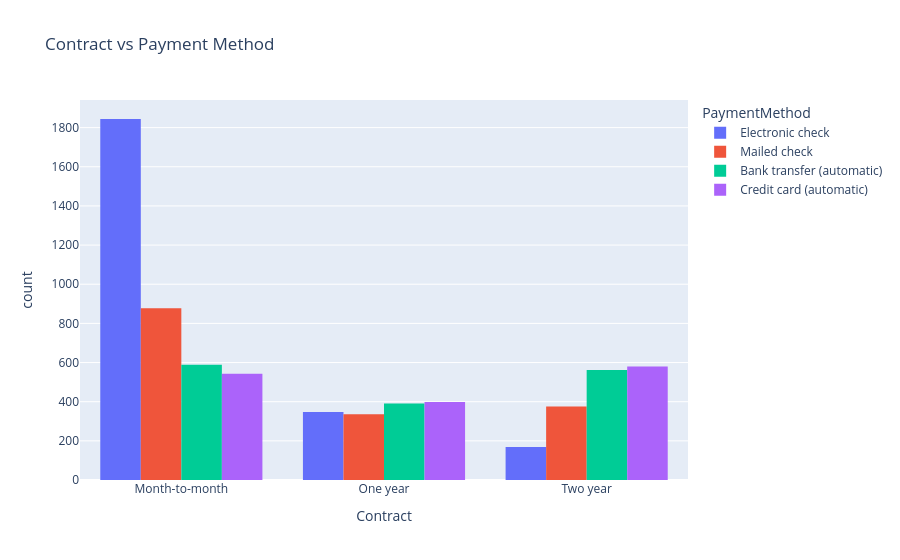

The notebook cell saved with this chart:
### Markdown cell above
* Customers with low total charges (0-2000$) have the highest churn rate

### Code cell
px.histogram(df, x='Contract', color='PaymentMethod', barmode='group',
                    title='Contract vs Payment Method')

### Figure 1 — Plotly figure (JSON) as saved in the notebook; plotly's stock layout.template omitted (floating-point values rounded to 4 significant figures; data arrays with more than 128 entries replaced by an {"elided": "..."} marker saying what was removed)
{"data": [{"alignmentgroup": "True", "bingroup": "x", "hovertemplate": "PaymentMethod=Electronic check<br>Contract=%{x}<br>count=%{y}<extra></extra>", "legendgroup": "Electronic check", "marker": {"color": "#636efa", "pattern": {"shape": ""}}, "name": "Electronic check", "offsetgroup": "Electronic check", "orientation": "v", "showlegend": true, "type": "histogram", "x": {"elided": "2359 str values"}, "xaxis": "x", "yaxis": "y"}, {"alignmentgroup": "True", "bingroup": "x", "hovertemplate": "PaymentMethod=Mailed check<br>Contract=%{x}<br>count=%{y}<extra></extra>", "legendgroup": "Mailed check", "marker": {"color": "#EF553B", "pattern": {"shape": ""}}, "name": "Mailed check", "offsetgroup": "Mailed check", "orientation": "v", "showlegend": true, "type": "histogram", "x": {"elided": "1588 str values"}, "xaxis": "x", "yaxis": "y"}, {"alignmentgroup": "True", "bingroup": "x", "hovertemplate": "PaymentMethod=Bank transfer (automatic)<br>Contract=%{x}<br>count=%{y}<extra></extra>", "legendgroup": "Bank transfer (automatic)", "marker": {"color": "#00cc96", "pattern": {"shape": ""}}, "name": "Bank transfer (automatic)", "offsetgroup": "Bank transfer (automatic)", "orientation": "v", "showlegend": true, "type": "histogram", "x": {"elided": "1542 str values"}, "xaxis": "x", "yaxis": "y"}, {"alignmentgroup": "True", "bingroup": "x", "hovertemplate": "PaymentMethod=Credit card (automatic)<br>Contract=%{x}<br>count=%{y}<extra></extra>", "legendgroup": "Credit card (automatic)", "marker": {"color": "#ab63fa", "pattern": {"shape": ""}}, "name": "Credit card (automatic)", "offsetgroup": "Credit card (automatic)", "orientation": "v", "showlegend": true, "type": "histogram", "x": {"elided": "1521 str values"}, "xaxis": "x", "yaxis": "y"}], "layout": {"barmode": "group", "legend": {"title": {"text": "PaymentMethod"}, "tracegroupgap": 0}, "title": {"text": "Contract vs Payment Method"}, "xaxis": {"anchor": "y", "domain": [0, 1], "title": {"text": "Contract"}}, "yaxis": {"anchor": "x", "domain": [0, 1], "title": {"text": "count"}}}}
